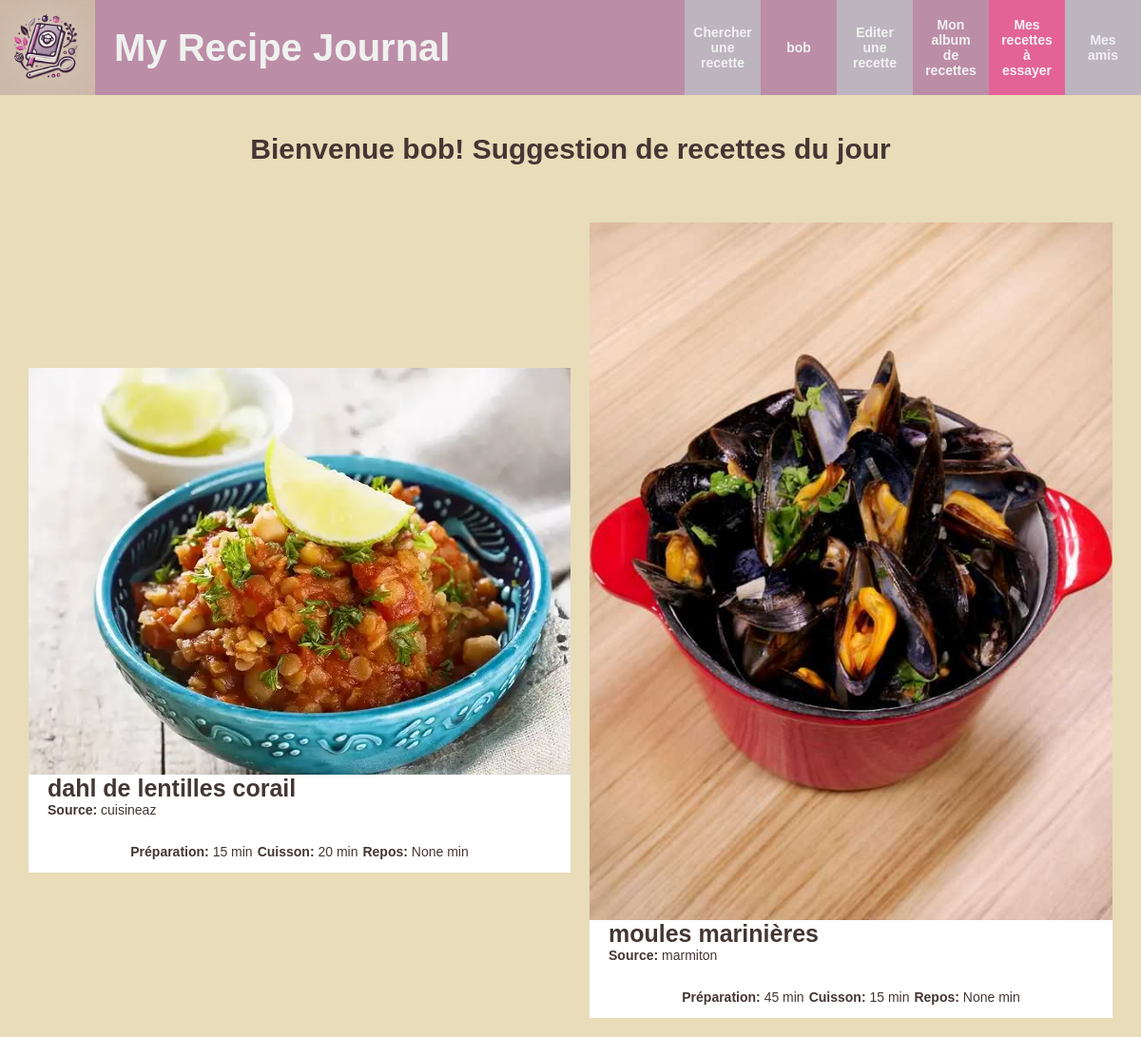
Screenshot of / (signed in) with the database file from the repository.
### recipe_journal/models.py (models this page shows, shortened)
class Member(models.Model):
    username = models.CharField(max_length=100)
    password = models.CharField(max_length=60)
    friends = models.ManyToManyField('self', symmetrical=False, related_name='connected_to', blank=True)

class Recipe(models.Model):
    CATEGORY_CHOICES = [
        ("entrée", "entrée"),
        ("plat", "plat principal"),
        ("dessert", "dessert"),
    ]
    title = models.CharField(max_length=100)
    category = models.CharField(max_length=20, choices=CATEGORY_CHOICES)
    source = models.CharField(max_length=100, null=True, blank=True)
    url_link = models.CharField(max_length=100, null=True, blank=True)
    short_description = models.TextField(null=True, blank=True)
    content = models.TextField(null=True, blank=True)
    recipe_ingredient = models.ManyToManyField('RecipeIngredient', blank=True)
    cooking_time = models.IntegerField(null=True, blank=True)
    cooking_preparation = models.IntegerField(null=True, blank=True)
    resting_time = models.IntegerField(null=True, blank=True)
    tags = models.ManyToManyField('Tag', blank=True)
    edition_date = models.DateField(default=date.today)
    image = models.ImageField(upload_to="recipe_images/", null=True, blank=True)

### recipe_journal/views/web.py (the view)
# urls.py: path("", welcome),
def welcome(request):
    TOP_RECIPE_NB = 2
    THUMBNAIL_RECIPE_NB = 12
    logged_user = ut.get_logged_user(request)
    top_recipe_ids_list = ut.get_daily_random_sample(TOP_RECIPE_NB)
    top_recipe_list = Recipe.objects.filter(id__in=top_recipe_ids_list)
    thumbnail_recipe_ids_list = ut.get_daily_random_sample(THUMBNAIL_RECIPE_NB)
    thumbnail_recipe_list = Recipe.objects.filter(id__in=thumbnail_recipe_ids_list)
    context = {
        "logged_user": logged_user,
        "top_recipe_list": top_recipe_list,
        "thumbnail_recipe_list": thumbnail_recipe_list,
        "MEDIA_URL": settings.MEDIA_URL,
    }
    return render(request, "welcome.html", context)

### recipe_journal/utils/utils.py (called while the page is built)
def get_logged_user(request):
    if "logged_user_id" in request.session:
        logged_user_id = request.session["logged_user_id"]
        return Member.objects.get(id=logged_user_id)
    else:
        return None

def get_daily_random_sample(num_samples):
    current_timestamp = int(time.time())
    seconds_in_a_day = 24 * 3600
    daily_timestamp = current_timestamp // seconds_in_a_day
    rd.seed(daily_timestamp)
    recipe_ids_list = list(Recipe.objects.values_list('id', flat=True))
    if len(recipe_ids_list) >= num_samples:
        random_ids = rd.sample(recipe_ids_list, min(num_samples, len(recipe_ids_list)))
        return random_ids
    else:
        return []

### templates/welcome.html (shortened to what this page needs)
{% extends "base.html" %}
{% load static %}
{% block head %}
<link rel="stylesheet" type="text/css" href="{% static 'css/style_welcome.css' %}" />
<link rel="stylesheet" type="text/css" href="{% static 'css/style_base.css' %}" />
{% endblock %}
{% block bodyId %}homePage{% endblock %}
{% block content %}
<div class="section-title">
    <h1>Bienvenue {{ logged_user.username }}! Suggestion de recettes du jour</h1>
</div>
<div class="top-recipes">
    {% for recipe in top_recipe_list %}
    <div class="recipe-content">
        <div class="img-placeholder"><img class="recipe-img" src="{{ MEDIA_URL }}{{ recipe.image }}" alt="{{ recipe.title }}"></div>
        <div class="recipe-description">
            <h2><a href="show-recipe?recipeId={{ recipe.id }}">{{ recipe.title }}</a></h2>
            <p id="source"><strong>Source:</strong> {{ recipe.source }}</p>
            <div class="recipe-metrix">
                <p><strong>Préparation:</strong> {{ recipe.cooking_preparation }} min</p>
                <p><strong>Cuisson:</strong> {{ recipe.cooking_time }} min</p>
                <p><strong>Repos:</strong> {{ recipe.resting_time }} min</p>
            </div>
        </div>
    </div>
    {% endfor %}
</div>
{% endblock %}

### templates/base.html (shortened to what this page needs)
{% load static %}
<!DOCTYPE html>
<html>
    <head>
        <link rel="stylesheet" type="text/css" href="{% static 'css/style_base.css' %}" />
        {% block head %}{% endblock %}
    </head>
    <body id="{% block bodyId %}genericPage{% endblock %}">
        <header>
            {% block headerContent %}
            <h1>My Recipe Journal</h1>
            <ul id="header-link-list">
                <li>
                    <a class="header-link not-implemented">Chercher une recette</a>
                </li>
                <li>
                    {% if not logged_user %}
                    <a class="header-link" href="login">Me connecter</a>
                    {% else %}
                    <div class="dropdown">
                        <a class="header-link" id="login" href="welcome">{{ logged_user.username }}</a>
                    </div>
                    {% endif %}
                </li>
                <li><a class="header-link" href="add-recipe">Editer une recette</a></li>
                <li><a class="header-link" href="/show-recipe-collection?collection_model=RecipeAlbumEntry&member_id={{ logged_user.id }}">Mon album de recettes</a></li>
                <li><a class="header-link" href="/show-recipe-collection?collection_model=RecipeToTryEntry&member_id={{ logged_user.id }}">Mes recettes à essayer</a></li>
                <li><a class="header-link" href="/add-friend">Mes amis</a></li>
            </ul>
            {% endblock %}
        </header>
        <main>
            {% block content %}{% endblock %}
        </main>
    </body>
 </html>

### static/css/style_base.css (style rules this page uses)
:root { --couleur-primaire: #BC8DA7; --couleur-secondaire: #BDB4BF; --couleur-tertiaire: #D9D9D9; --couleur-texte-secondaire: #EFF2EF; --couleur-texte-principale: #433633; --couleur-accent: #E36397; --couleur-fond: #E8DCB9; }
body { display: flex; flex-direction: column; justify-content: flex-start; align-items: center; color: var(--couleur-texte-principale); width: 100%; min-height: 100vh; margin: 0px; font-family: 'Arial', sans-serif; font-size: 14px; background-color: var(--couleur-fond); }
header { display: flex; justify-content: center; align-items: center; height: 100px; width: 100%; max-width: 1200px; background: var(--couleur-primaire) url("../img/logo.webp") no-repeat; background-size: auto 100px; }
main { display: flex; flex-direction: column; justify-content: flex-start; align-items: center; width: 100%; max-width: 1200px; }
header h1 { width: 100%; font-size: 40px; box-sizing: border-box; padding-left: 120px; white-space: nowrap; color: var(--couleur-texte-secondaire); }
main h1 { font-size: 30px; }
main h2 { font-size: 25px; }
header ul { display: flex; justify-content: flex-end; align-items: center; width:50%; height: 100px; list-style-type: none; padding: 0; margin: 0; }
h2 a, h3 a { text-decoration: none; color: inherit; font-size: inherit; font-weight: inherit; }
.header-link { all: unset; display: flex; align-items: center; justify-content: center; text-align: center; height: 100px; width: 80px; box-sizing: border-box; padding: 10px 10px; border: none; font-weight: bold; text-decoration: none; cursor: pointer; color: var(--couleur-texte-secondaire); }
.dropdown { position: relative; display: flex; }
.section-title { text-align: center; margin: 20px 0px 40px 0px; }
#header-link-list li:nth-child(1) { background-color: var(--couleur-secondaire); }
#header-link-list li:nth-child(2) { background-color: var(--couleur-primaire); }
#header-link-list li:nth-child(3) { background-color: var(--couleur-secondaire); }
#header-link-list li:nth-child(4) { background-color: var(--couleur-primaire); }
#header-link-list li:nth-child(5) { background-color: var(--couleur-accent); }
#header-link-list li:nth-child(6) { background-color: var(--couleur-secondaire); }

### static/css/style_welcome.css (style rules this page uses)
.top-recipes { display: flex; align-items: center; justify-content: center; width: 95%; box-sizing: border-box; gap:20px; padding-bottom: 20px; }
.recipe-content { max-width: 50%; background: #FFFFFF; }
.img-placeholder { display: flex; align-items: center; justify-content: center; width: 100%; min-height: 100px; background-color: var(--couleur-tertiaire); }
.recipe-img { width: 100%; height: auto; }
.recipe-description h2, .recipe-description h3 { margin-top: 0px; margin-bottom: 0px; padding-left: 20px; }
.recipe-metrix { display: flex; flex-direction: row; align-items: center; justify-content: center; box-sizing: border-box; padding: 0 5px; gap: 5px; }
p#source { margin-top: 0px; padding-left: 20px; }

### rows the page displays
Member: username "bob"
Recipe: image (picture), title "dahl de lentilles corail", source "cuisineaz", cooking_preparation "15", cooking_time "20", resting_time "None"
Recipe: image (picture), title "moules marinières", source "marmiton", cooking_preparation "45", cooking_time "15", resting_time "None"
